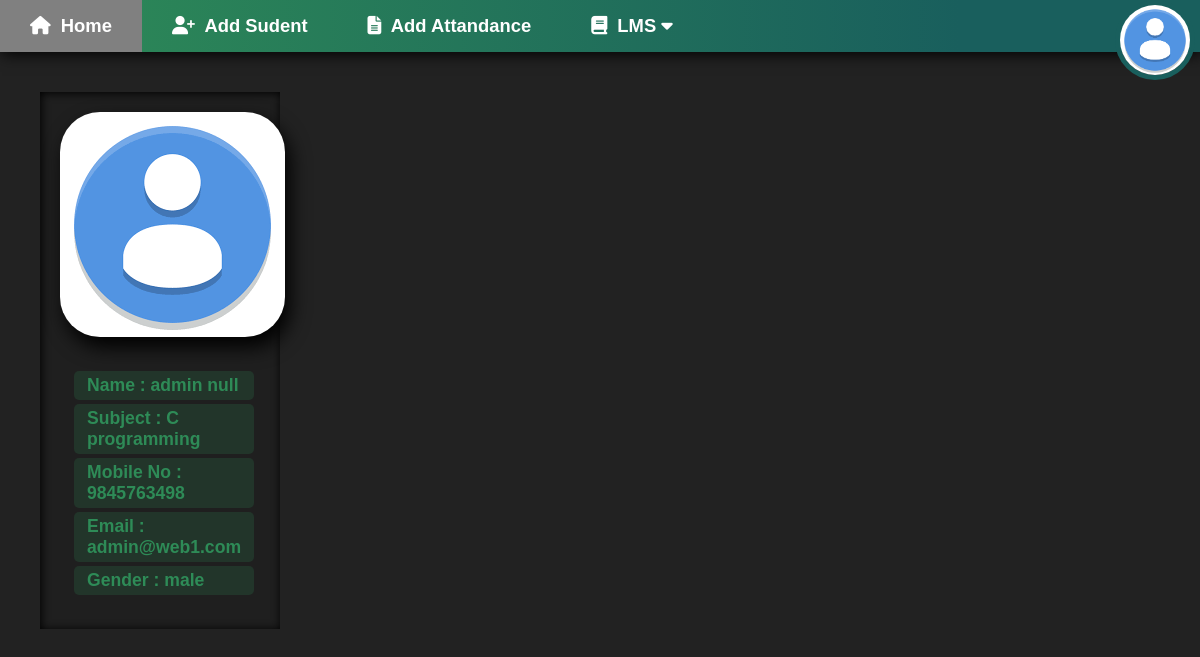
The page /AdminPanal/ (signed in) on the database its author committed.
### tables this page shows
CREATE TABLE `faculty` (
  `FID` int(11) NOT NULL AUTO_INCREMENT,
  `first_name` varchar(50) NOT NULL,
  `last_name` varchar(50) DEFAULT NULL,
  `SUBID` int(11) DEFAULT NULL,
  `avatar` varchar(100) DEFAULT '/images/Default_avatar.png',
  `mobile_no` varchar(10) NOT NULL,
  `email` varchar(100) NOT NULL,
  `gender` varchar(10) NOT NULL,
  `credintial_id` int(11) DEFAULT NULL,
  PRIMARY KEY (`FID`),
  KEY `SUBID` (`SUBID`),
  KEY `credintial_id` (`credintial_id`),
  CONSTRAINT `faculty_ibfk_1` FOREIGN KEY (`SUBID`) REFERENCES `subject` (`SUBID`),
  CONSTRAINT `faculty_ibfk_2` FOREIGN KEY (`credintial_id`) REFERENCES `credintial` (`credintial_id`)
);

CREATE TABLE `subject` (
  `SUBID` int(11) NOT NULL AUTO_INCREMENT,
  `subject_code` varchar(50) NOT NULL,
  `name` varchar(50) NOT NULL,
  `credit` int(11) NOT NULL,
  `sem` int(11) NOT NULL,
  `img` varchar(100) DEFAULT '/images/books.jpg',
  PRIMARY KEY (`SUBID`),
  UNIQUE KEY `subject_code` (`subject_code`),
  UNIQUE KEY `name` (`name`)
);

### AdminPanal/index.php (the view, shortened to what this page needs)
<?php
	$studentconn = mysqli_connect("db", "kali", "kali", "Student");
	$sql_quary = "SELECT * from faculty WHERE FID = ".$_SESSION['FID'].";";
	$faculty_res = mysqli_fetch_assoc(mysqli_query($studentconn, $sql_quary));
	$sql_quary = "SELECT  name from subject where SUBID = ".$faculty_res['SUBID'].";";
	$subject_name = mysqli_fetch_assoc(mysqli_query($studentconn, $sql_quary))['name'];
?>
<!DOCTYPE html>
<html>
<head>
	<?php include("nav.php");?>
	<div class="most-outer-div">
		<div class="left-div-img">
			<img src="<?php echo $faculty_res['avatar'];?>">
		</div>
		<div class="right-div-content">
			<div title="Name">Name : <?php echo $faculty_res['first_name'] ." ". $faculty_res['last_name'] ;?></div>
			<div title="Sem">Subject : <?php echo $subject_name;?></div>
			<div title="Mobile No.">Mobile No : <?php echo $faculty_res['mobile_no'];?></div>
			<div title="Email">Email : <?php echo $faculty_res['email'];?></div>
			<div title="Gender">Gender : <?php echo $faculty_res['gender'];?></div>
		</div>
	</div>
</body>
</html>

### AdminPanal/nav.php (shortened to what this page needs)
<?php
	$studentconn = mysqli_connect("db", "kali", "kali", "Student");
	$sql_quary = "SELECT * from faculty where FID =".$_SESSION['FID'].";";
	$user_name_result = mysqli_fetch_assoc(mysqli_query($studentconn, $sql_quary));
	$avatar_link = $user_name_result['avatar'];
?>
	<link rel="stylesheet" type="text/css" href="/style.css">
</head>
<body>
	<div class="panal">
		<ul class="nav">
			<li class="nav-item"><a href="/AdminPanal/"><i class="fa fa-home nav-item-icon"></i> Home</a></li>
			<li class="nav-item"><a href="add_stu.php"><i class="fa fa-user-plus nav-item-icon"></i> Add Sudent</a></li>
			<li class="nav-item"><a href="addAttandance.php"><i class="fa fa-file-text nav-item-icon"></i> Add Attandance</a></li>
			<li class="nav-item LMS-drop"><a><i class="fa fa-book nav-item-icon"></i> LMS <i class="fa fa-caret-down"></i></a>
			</li>
		</ul>
		<div class="profile">
			<img class="imgAvatar" src="<?php echo $avatar_link ?>">
		</div>
	</div>

### style.css (style rules this page uses)
* { box-sizing: border-box; font-family: sans-serif; }
:root { --dark:#222; --light:white; --red: rgba(250, 0, 0, 0.4); --shadow: gray; --green: rgba(0, 255, 255, 0.4); --gray:#777; }
body { background-color: var(--dark); }
.most-outer-div { background-color: rgba(0, 0, 0, 0.1); margin: 40px; padding: 10px; box-shadow: inset 1px 1px 10px black; float: left; width: 20%; }
.left-div-img { height: 100%; width: 100%; }
.left-div-img img { height: 100%; border-radius: 50px; display: block; margin: 0 auto; padding: 10px; transition-duration: 500ms; filter: drop-shadow(5px 10px 10px); }
.right-div-content { height: 100%; align-content: center; font-size: 1.1em; padding: 20px; }
.right-div-content>div { padding: 4px 13px; margin: 4px; border-radius: 5px; font-weight: bold; cursor: default; width: 100%; background-color: rgba(46,139,87, 0.2); color: seagreen; }

### AdminPanal/nav.php (style rules this page uses)
.nav-item-icon::before { color: white; padding-right: 5px !important; }
.imgAvatar { border-radius: 50%; height: 80px; border: 5px solid rgba(25, 95, 93, 1.0); transition-duration: 0.15s; }
.profile { position: absolute; right: 0; top: 0; padding-right: 5px; }
.panal { background-image: linear-gradient(to left,rgba(25, 95, 93, 1.0) 20%,seagreen); box-shadow: 2px 2px 15px black; }
body { margin: 0 0; }
.nav { list-style-type: none; margin: 0; padding: 0; overflow: hidden; }
.nav-item { float: left; padding: 15px; font-weight: 700; transition-duration: 0.5s; }
a { text-decoration: none; color: white; padding: 15px; cursor: pointer; font-size: 1.15em; }

### rows shown on the page
faculty: avatar (placeholder picture), first_name "admin", last_name "null", SUBID.name "C programming", mobile_no "9845763498", email "admin@web1.com", gender "male"
